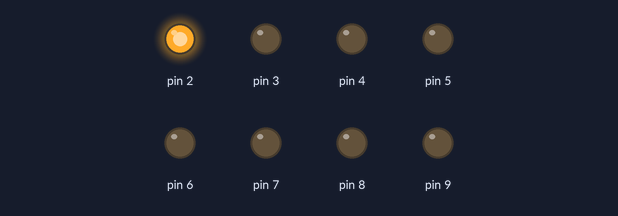
The sketch below on a simulated Arduino Uno, built with avr-gcc and run on an emulated ATmega328P. On the bench: output pins drawn as LEDs (lit = HIGH).

Above: at 0.5 s.
At 2.5 s:
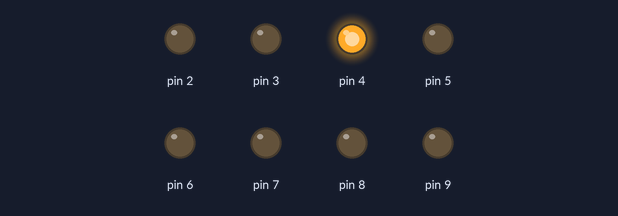
At 3.5 s:
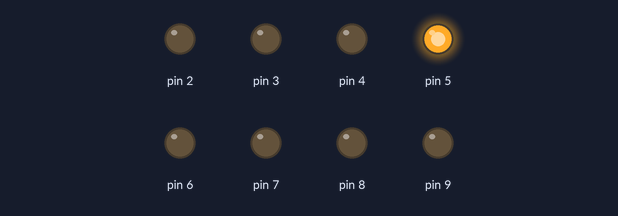
At 4.5 s:
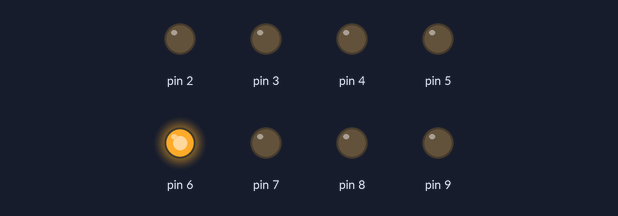
At 6.5 s:
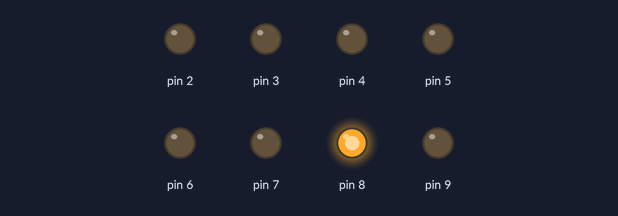
At 9.5 s:
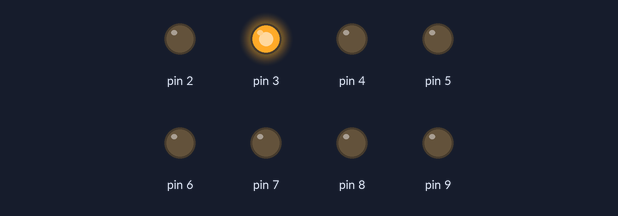
Timing chart, 0 to 10.4 s (numbered marks = the images above):
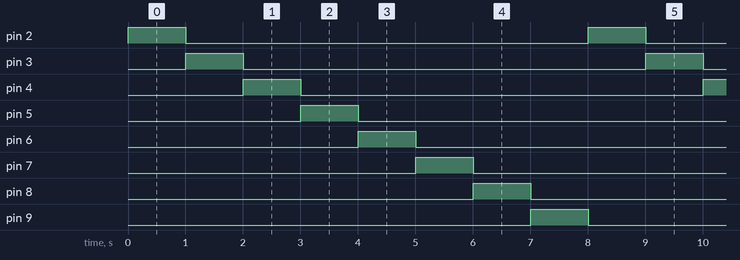

Measured:
- by itself, pin 2–9: alternates HIGH for 1.0 s and LOW for 7.0 s
- by itself, everything shown: repeats every 8.0 s, in 9 steps

The sketch:

week1Exercise1.ino
```cpp
int a,b;

void setup()

{

  DDRD = 0b11111100;

  DDRB = 0b000011;

}


void loop()

{

  PORTD = 0b00000100;

  PORTB = 0x00;

  for(a=0;a<6;a++)

  {

      delay(1000);

      PORTD=PORTD<<1;

  }

  PORTB = 0b000001;

  for(b=0;b<2;b++)

  {

    delay(1000);

    PORTB = PORTB <<1;

  }

}
```
